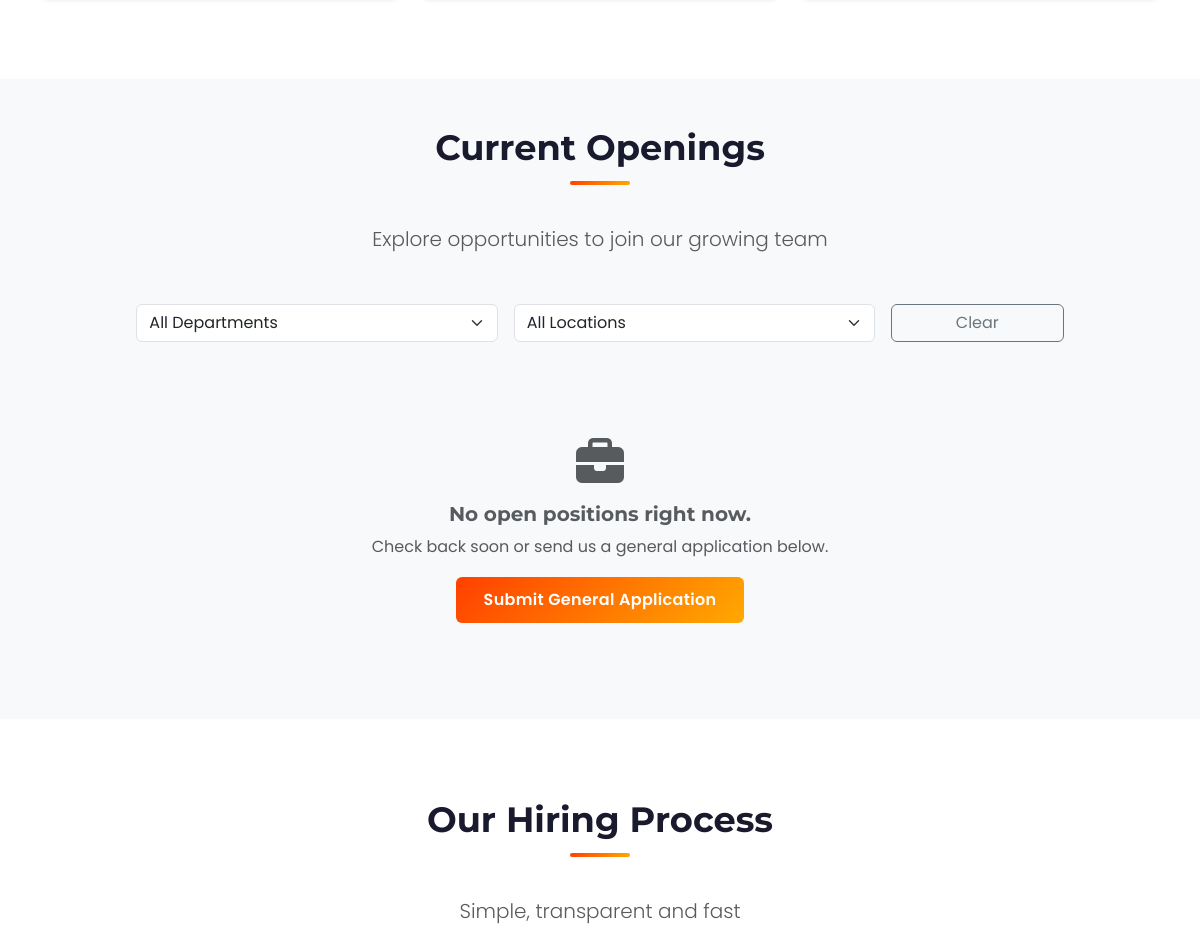
Before: /pages/career.php?dept=IOT (middle part) with the older database file.
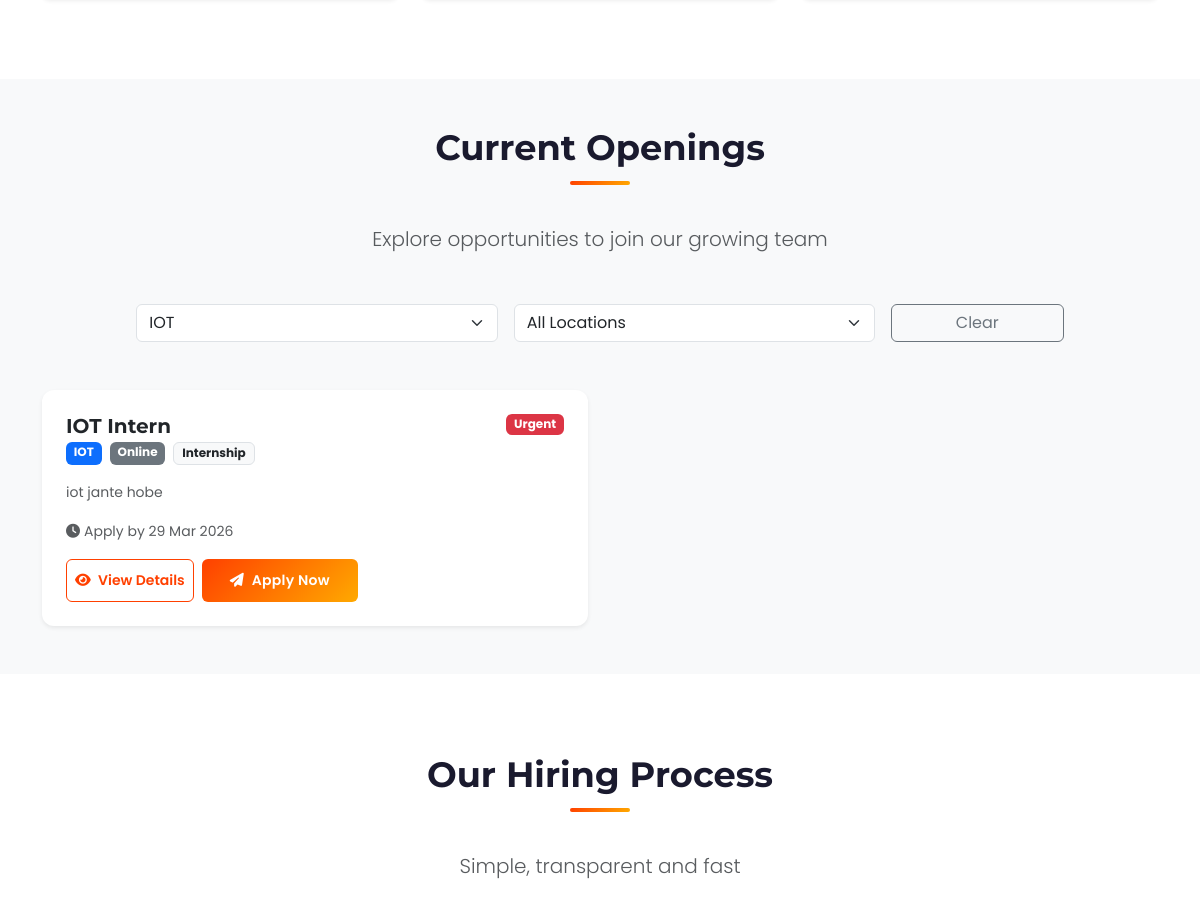
After: the same page with the newer database file.
### tables this page shows
CREATE TABLE `job_openings` (
  `id` int(11) NOT NULL,
  `title` varchar(200) NOT NULL,
  `department` varchar(50) NOT NULL,
  `location` varchar(50) NOT NULL,
  `employment_type` enum('full-time','part-time','contract','internship') DEFAULT 'full-time',
  `description` text NOT NULL,
  `requirements` text NOT NULL,
  `responsibilities` text DEFAULT NULL,
  `benefits` text DEFAULT NULL,
  `is_active` tinyint(1) DEFAULT 1,
  `posted_date` date DEFAULT NULL,
  `application_deadline` date DEFAULT NULL,
  `views` int(11) DEFAULT 0,
  `created_at` timestamp NOT NULL DEFAULT current_timestamp()
);

### pages/career.php (the view, shortened to what the changed rows need)
<?php
require_once '../includes/header.php';
$deptFilter = trim($_GET['dept'] ?? '');
$where  = "WHERE is_active = 1";
$params = []; $types = '';
if ($deptFilter) { $where .= " AND department = ?"; $params[] = $deptFilter; $types .= 's'; }
$jStmt = $conn->prepare("SELECT * FROM job_openings $where ORDER BY posted_date DESC");
if ($types) $jStmt->bind_param($types, ...$params);
$jStmt->execute();
$jobs     = $jStmt->get_result()->fetch_all(MYSQLI_ASSOC);
$depts = $conn->query("SELECT DISTINCT department FROM job_openings WHERE is_active=1 ORDER BY department")->fetch_all(MYSQLI_ASSOC);
?>
<section class="py-5 bg-light" id="openings">
    <div class="container">
        <div class="text-center mb-5">
            <h2 class="section-title">Current Openings</h2>
        </div>
        <form method="GET" class="row g-3 justify-content-center mb-5">
            <div class="col-md-4">
                <select name="dept" class="form-select" onchange="this.form.submit()">
                    <option value="">All Departments</option>
                    <?php foreach ($depts as $d): ?>
                    <option value="<?php echo htmlspecialchars($d['department']); ?>" <?php echo $deptFilter === $d['department'] ? 'selected' : ''; ?>>
                        <?php echo htmlspecialchars($d['department']); ?>
                    </option>
                    <?php endforeach; ?>
                </select>
            </div>
        </form>
        <?php if (empty($jobs)): ?>
        <div class="text-center py-5">
            <i class="fas fa-briefcase fa-3x text-muted mb-3"></i>
            <h5 class="text-muted">No open positions right now.</h5>
            <p class="text-muted">Check back soon or send us a general application below.</p>
            <button class="btn btn-primary" data-bs-toggle="modal" data-bs-target="#applyModal"
                    data-position="General Application" data-job-id="0">
                Submit General Application
            </button>
        </div>
        <?php else: ?>
        <div class="row g-4">
            <?php foreach ($jobs as $job):
                $urgent = ($job['application_deadline'] && strtotime($job['application_deadline']) - time() < 7 * 86400);
            ?>
            <div class="col-lg-6">
                <div class="card h-100 border-0 shadow-sm" style="border-radius:12px;">
                    <div class="card-body p-4">
                        <div class="d-flex justify-content-between align-items-start mb-3">
                            <div>
                                <h5 class="fw-bold mb-1"><?php echo htmlspecialchars($job['title']); ?></h5>
                                <div class="d-flex flex-wrap gap-2">
                                    <span class="badge bg-primary"><?php echo htmlspecialchars($job['department']); ?></span>
                                    <span class="badge bg-secondary"><?php echo htmlspecialchars($job['location']); ?></span>
                                    <span class="badge bg-light text-dark border"><?php echo ucfirst($job['employment_type']); ?></span>
                                </div>
                            </div>
                            <?php if ($urgent): ?>
                            <span class="badge bg-danger flex-shrink-0">Urgent</span>
                            <?php endif; ?>
                        </div>
                        <p class="text-muted small mb-3" style="display:-webkit-box;-webkit-line-clamp:3;-webkit-box-orient:vertical;overflow:hidden;">
                            <?php echo htmlspecialchars($job['description']); ?>
                        </p>
                        <?php if ($job['application_deadline']): ?>
                        <small class="text-muted d-block mb-3">
                            <i class="fas fa-clock me-1"></i>Apply by <?php echo date('d M Y', strtotime($job['application_deadline'])); ?>
                        </small>
                        <?php endif; ?>
                        <div class="d-flex gap-2">
                            <button class="btn btn-outline-primary btn-sm"
                                    data-bs-toggle="modal" data-bs-target="#jobDetailModal"
                                    data-id="<?php echo $job['id']; ?>"
                                    data-title="<?php echo htmlspecialchars($job['title']); ?>"
                                    data-dept="<?php echo htmlspecialchars($job['department']); ?>"
                                    data-loc="<?php echo htmlspecialchars($job['location']); ?>"
                                    data-type="<?php echo htmlspecialchars($job['employment_type']); ?>"
                                    data-desc="<?php echo htmlspecialchars($job['description']); ?>"
                                    data-req="<?php echo htmlspecialchars($job['requirements']); ?>"
                                    data-resp="<?php echo htmlspecialchars($job['responsibilities'] ?? ''); ?>"
                                    data-benefits="<?php echo htmlspecialchars($job['benefits'] ?? ''); ?>"
                                    data-deadline="<?php echo $job['application_deadline'] ? date('d M Y', strtotime($job['application_deadline'])) : ''; ?>">
                                <i class="fas fa-eye me-1"></i> View Details
                            </button>
                            <button class="btn btn-primary btn-sm"
                                    data-bs-toggle="modal" data-bs-target="#applyModal"
                                    data-position="<?php echo htmlspecialchars($job['title']); ?>"
                                    data-job-id="<?php echo $job['id']; ?>">
                                <i class="fas fa-paper-plane me-1"></i> Apply Now
                            </button>
                        </div>
                    </div>
                </div>
            </div>
            <?php endforeach; ?>
        </div>
        <?php endif; ?>
    </div>
</section>
<section class="section-padding">
    <div class="container">
        <div class="text-center mb-5">
            <h2 class="section-title">Our Hiring Process</h2>
        </div>
    </div>
</section>
<?php require_once '../includes/footer.php'; ?>

Changed rows visible on the page:
added job_openings: title "IOT Intern", department "IOT", location "Online", employment_type "Internship", shows "Urgent", description "iot jante hobe", application_deadline "29 Mar 2026"
Other visible differences:
form field dept: "All Departments" → "IOT"
text no longer shown: "No open positions right now. Check back soon or send us a general application below. Submit General Application"
